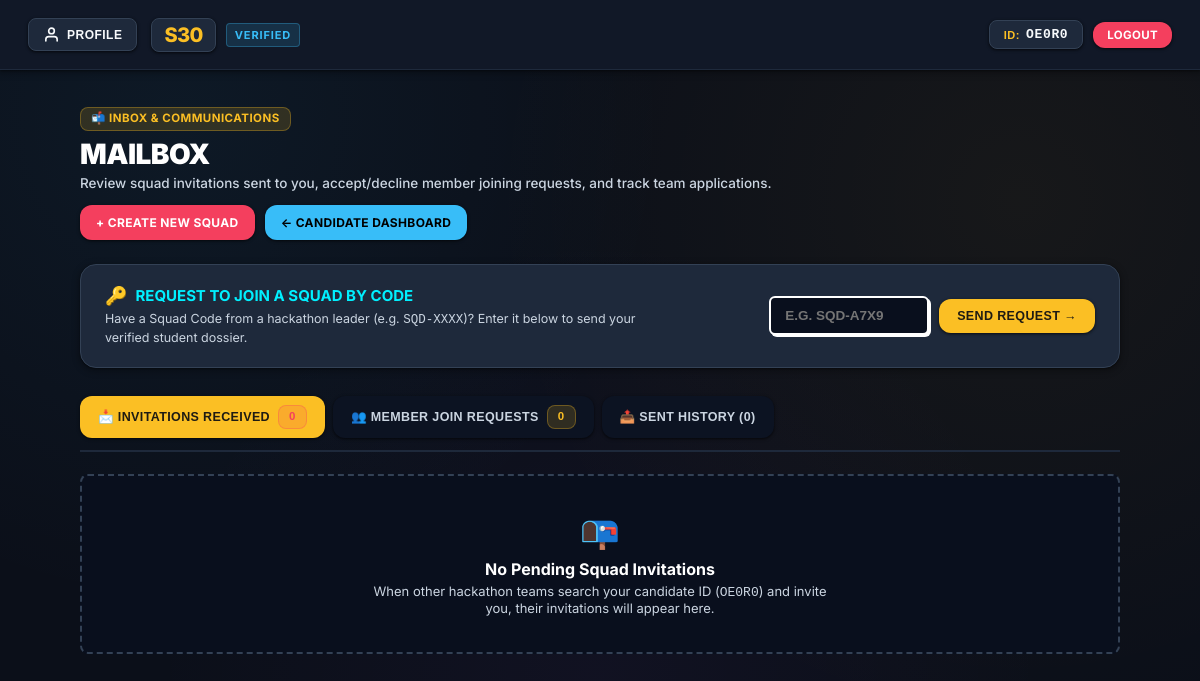
Page /team/mailbox (signed in) on the earlier database version.
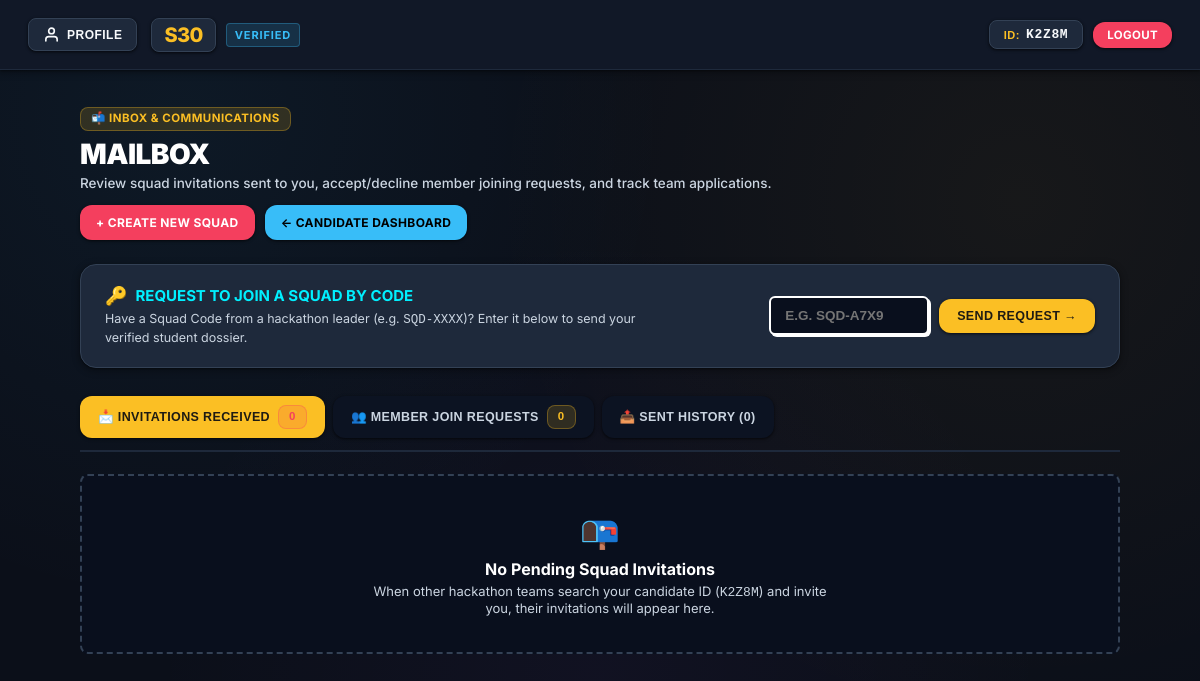
Same page on the later database version.
### tables this page shows
CREATE TABLE users (
        id INTEGER PRIMARY KEY AUTOINCREMENT,
        user_code TEXT UNIQUE NOT NULL,
        full_name TEXT NOT NULL,
        email TEXT UNIQUE NOT NULL,
        gender TEXT DEFAULT 'Male',
        age INTEGER DEFAULT 20,
        password_hash TEXT NOT NULL,
        school TEXT,
        coursework TEXT,
        step INTEGER DEFAULT 1,
        pdf_status TEXT DEFAULT 'DONE',
        manual_status TEXT DEFAULT 'IN PROGRESS',
        career_intent TEXT DEFAULT 'both',
        is_banned INTEGER DEFAULT 0,
        ban_reason TEXT,
        created_at TIMESTAMP DEFAULT CURRENT_TIMESTAMP
    , email_verified INTEGER DEFAULT 0);

### app.py (the view)
@app.route("/mailbox")
@app.route("/team/mailbox")
def mailbox():
    user = get_current_user()
    if not user:
        return redirect(url_for("login_page"))
    conn = database.get_db_connection()
    invitations = conn.execute("""
    SELECT ti.id as invite_id, ti.status, ti.created_at, ti.message,
           t.id as team_id, t.team_name, t.team_code, t.team_size, t.theme,
           u.id as leader_id, u.user_code as leader_code, u.full_name as leader_name, u.school as leader_school
    FROM team_invites ti
    JOIN teams t ON ti.team_id = t.id
    JOIN users u ON t.leader_id = u.id
    WHERE ti.receiver_id = ? AND ti.invite_type = 'INVITATION'
    ORDER BY ti.id DESC
    """, (user["id"],)).fetchall()
    invitations_list = [dict(i) for i in invitations]
    join_requests = conn.execute("""
    SELECT ti.id as request_id, ti.status, ti.created_at, ti.message,
           t.id as team_id, t.team_name, t.team_code,
           u.id as applicant_id, u.user_code as applicant_code, u.full_name as applicant_name, u.school as applicant_school, u.coursework as applicant_coursework
    FROM team_invites ti
    JOIN teams t ON ti.team_id = t.id
    JOIN users u ON ti.sender_id = u.id
    WHERE t.leader_id = ? AND ti.invite_type = 'JOIN_REQUEST'
    ORDER BY ti.id DESC
    """, (user["id"],)).fetchall()
    join_requests_list = []
    for jr in join_requests:
        jd = dict(jr)
        skills = conn.execute("SELECT skill_name FROM user_skills WHERE user_id = ?", (jd["applicant_id"],)).fetchall()
        jd["skills"] = [s["skill_name"] for s in skills]
        join_requests_list.append(jd)
    sent_items = conn.execute("""
    SELECT ti.id as item_id, ti.invite_type, ti.status, ti.created_at,
           t.team_name, t.team_code,
           u.user_code as target_code, u.full_name as target_name
    FROM team_invites ti
    JOIN teams t ON ti.team_id = t.id
    JOIN users u ON (CASE WHEN ti.invite_type = 'INVITATION' THEN ti.receiver_id ELSE t.leader_id END) = u.id
    WHERE ti.sender_id = ?
    ORDER BY ti.id DESC
    """, (user["id"],)).fetchall()
    sent_list = [dict(s) for s in sent_items]
    user_teams = conn.execute("SELECT * FROM teams WHERE leader_id = ? ORDER BY id DESC", (user["id"],)).fetchall()
    user_teams_list = [dict(t) for t in user_teams]
    conn.close()
    return render_template(
        "mailbox.html",
        user=dict(user),
        invitations=invitations_list,
        join_requests=join_requests_list,
        sent_items=sent_list,
        user_teams=user_teams_list
    )

### app.py (called while the page is built)
def get_current_user(create_default=False):
    user_id = session.get("user_id")
    if not user_id:
        return None
    conn = database.get_db_connection()
    user = conn.execute("SELECT * FROM users WHERE id = ?", (user_id,)).fetchone()
    conn.close()
    return dict(user) if user else None

@app.context_processor
def inject_user():
    return dict(current_user=get_current_user(create_default=False))

### database.py (called while the page is built)
def get_db_connection():
    conn = sqlite3.connect(DB_PATH, timeout=30.0, check_same_thread=False)
    conn.row_factory = sqlite3.Row
    try:
        conn.execute("PRAGMA journal_mode=WAL")
        conn.execute("PRAGMA busy_timeout=30000")
    except Exception:
        pass
    return conn

### templates/mailbox.html (shortened to what the changed rows need)
{% extends "base.html" %}
{% block content_wrapper %}
<main style="max-width: 1080px; width: 100%; margin: 36px auto 80px auto; padding: 0 20px; position: relative; z-index: 2;">
  <div style="display: flex; justify-content: space-between; align-items: center; margin-bottom: 24px; flex-wrap: wrap; gap: 14px;">
    <div>
      <h1 style="font-size: 28px; font-weight: 900; color: #ffffff; text-transform: uppercase; letter-spacing: -0.02em; margin: 0;">
        Mailbox
      </h1>
    </div>
  </div>
  <div id="tab-content-invites" style="display: block;">
    {% if invitations %}
    <div style="display: grid; grid-template-columns: repeat(auto-fit, minmax(320px, 1fr)); gap: 18px;">
      {% for inv in invitations %}
      <div id="mailbox-item-{{ inv.invite_id }}" class="neo-card" style="padding: 22px; background: #090f1d; border: 2.5px solid #FFE600; box-shadow: 6px 6px 0px #FFE600; display: flex; flex-direction: column; justify-content: space-between; gap: 14px;">
        <div>
          <div style="display: flex; justify-content: space-between; align-items: flex-start; margin-bottom: 10px; gap: 10px;">
            <div>
              <span class="neo-badge neo-badge-pink" style="font-size: 10px;">SQUAD INVITATION</span>
              <h3 style="font-size: 18px; font-weight: 900; color: #ffffff; margin: 4px 0 0 0;">{{ inv.team_name }}</h3>
              <span style="font-family: monospace; font-size: 11px; color: #00f0ff; font-weight: 800;">CODE: {{ inv.team_code }}</span>
            </div>
            <span id="badge-status-{{ inv.invite_id }}" class="neo-badge {% if inv.status == 'ACCEPTED' %}neo-badge-green{% elif inv.status == 'REJECTED' %}neo-badge-pink{% else %}neo-badge-yellow{% endif %}" style="font-size: 10.5px;">
              {{ inv.status }}
            </span>
          </div>
          <div style="background: #0c1322; border: 1.5px solid #1e293b; border-radius: 6px; padding: 10px 12px; margin-bottom: 12px;">
            <div style="font-size: 12px; color: #cbd5e1;">
              Leader: <strong style="color: #ffffff;">{{ inv.leader_name }}</strong> <span class="neo-badge neo-badge-yellow" style="font-size: 9.5px; padding: 1px 5px;">ID: {{ inv.leader_code }}</span>
            </div>
            <div style="font-size: 11.5px; color: #94a3b8; margin-top: 2px;">
              {{ inv.leader_school or 'Verified Institution' }} • Capacity: {{ inv.team_size }} Members
            </div>
            <div style="font-size: 11.5px; color: #FFE600; margin-top: 4px; font-weight: 700;">
              Focus: {{ inv.theme }}
            </div>
          </div>
          {% if inv.message %}
          <p style="font-size: 12px; color: #94a3b8; font-style: italic; margin-bottom: 12px;">
            "{{ inv.message }}"
          </p>
          {% endif %}
        </div>
        <div id="actions-box-{{ inv.invite_id }}" style="border-top: 1px solid #1e293b; padding-top: 12px; display: flex; gap: 8px;">
          {% if inv.status in ['PENDING', 'INVITED'] %}
          <button
            type="button"
            onclick="respondMailbox({{ inv.invite_id }}, 'accept')"
            class="neo-btn neo-btn-green"
            style="flex: 1; padding: 8px 12px !important; font-size: 12px !important; font-weight: 900 !important;"
          >
            <span>✓ ACCEPT & JOIN</span>
          </button>
          <button
            type="button"
            onclick="respondMailbox({{ inv.invite_id }}, 'reject')"
            class="neo-btn neo-btn-pink"
            style="flex: 1; padding: 8px 12px !important; font-size: 12px !important; font-weight: 900 !important;"
          >
            <span>✕ DECLINE</span>
          </button>
          {% else %}
          <div style="font-size: 12px; color: #94a3b8; font-weight: 700;">
            Status: {{ inv.status }}
          </div>
          {% endif %}
        </div>
      </div>
      {% endfor %}
    </div>
    {% else %}
    <div style="background: #090f1d; border: 2px dashed #334155; border-radius: 8px; padding: 36px 20px; text-align: center; color: #94a3b8;">
      <div style="font-size: 32px; margin-bottom: 8px;">📭</div>
      <strong style="color: #ffffff; font-size: 16px; display: block; margin-bottom: 4px;">No Pending Squad Invitations</strong>
      <p style="font-size: 13px; max-width: 480px; margin: 0 auto; color: #cbd5e1;">
        When other hackathon teams search your candidate ID (<code>{{ user.user_code }}</code>) and invite you, their invitations will appear here.
      </p>
    </div>
    {% endif %}
  </div>
</main>
{% endblock %}

### templates/base.html (shortened to what this page needs)
<!DOCTYPE html>
<html lang="en">
<head>
  <link rel="stylesheet" href="{{ url_for('static', filename='css/style.css') }}?v=3.0">
</head>
<body>
  <header class="s30-navbar">
    <div class="s30-nav-container">
      {% set logged_user = user if user else current_user %}
      {% set is_dashboard_page = request.endpoint in ['candidate_home', 'signup_analysis', 'edit_profile', 'team_create', 'team_manage', 'mailbox', 'find_teams'] %}
      <div style="display: flex; align-items: center; gap: 14px;">
        {% if is_dashboard_page and logged_user and logged_user.user_code %}
        <button id="s30-profile-menu-btn" class="s30-profile-trigger-btn" aria-label="Open Profile and Navigation Menu" title="Open Profile & Navigation Menu" style="position: relative;">
          <span class="s30-profile-trigger-icon">
            <svg viewBox="0 0 24 24" fill="none" stroke="currentColor" stroke-width="2.3" stroke-linecap="round" stroke-linejoin="round" style="width: 17px; height: 17px;">
              <path d="M20 21v-2a4 4 0 0 0-4-4H8a4 4 0 0 0-4 4v2"></path>
              <circle cx="12" cy="7" r="4"></circle>
            </svg>
          </span>
          <span class="s30-profile-trigger-text">PROFILE</span>
        </button>
        {% endif %}
        <a href="{{ url_for('landing_page') }}" class="s30-brand">
          <span class="s30-logo-badge">S30</span>
          <span class="s30-brand-sub">VERIFIED</span>
        </a>
      </div>
      <div class="s30-nav-actions" style="display: flex; align-items: center; gap: 12px;">
        {% if logged_user and logged_user.user_code %}
          <div style="display: flex; align-items: center; gap: 10px;">
            <button id="s30-id-badge-btn" class="s30-profile-trigger-btn" style="position: relative; padding: 6px 14px !important; gap: 6px !important; background: var(--md-sys-color-surface-container) !important; cursor: pointer !important; border: 1px solid var(--md-sys-color-outline) !important; border-radius: var(--md-shape-sm) !important; box-shadow: var(--md-elevation-1) !important;" title="Click to view candidate passport menu">
              <span style="font-size: 11px; font-weight: 800; color: var(--md-sys-color-primary); text-transform: uppercase; letter-spacing: 0.05em;">ID:</span>
              <span style="font-family: monospace; font-size: 13px; font-weight: 800; color: var(--s30-text-primary); letter-spacing: 0.05em;">{{ logged_user.user_code }}</span>
            </button>
            <a href="{{ url_for('user_logout') }}" class="neo-btn neo-btn-pink" style="padding: 6px 14px !important; font-size: 11.5px !important;">
              LOGOUT
            </a>
          </div>
        {% endif %}
      </div>
    </div>
  </header>
  {% block content_wrapper %}{% endblock %}
</body>
</html>

Differences in the rows shown:
changed users: user_code "OE0R0" → "K2Z8M"
